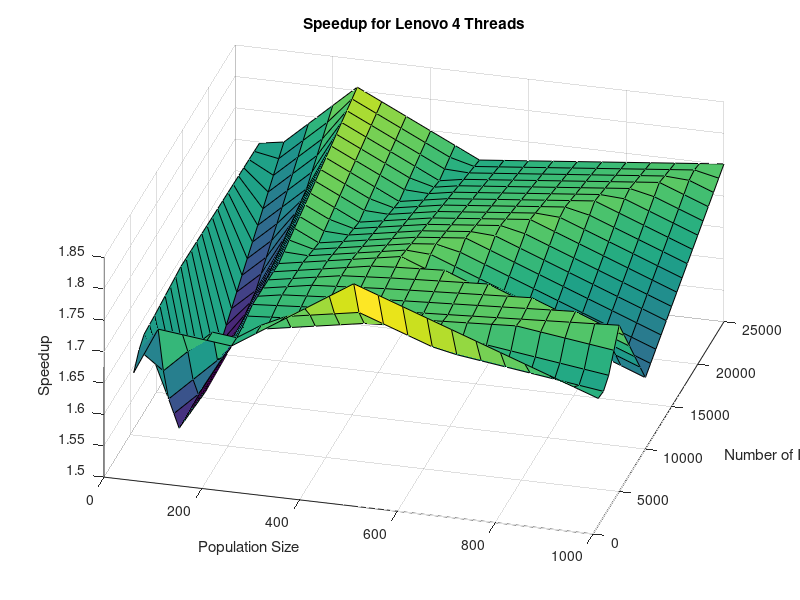

The MATLAB script that drew this image:
i=importdata('Results/eil_51/lenovo_v1-1_4thread.dat'); 



i = i(i(:,1)==4,:); % Select only sequential data points

x = i(:,2);
y = i(:,3);
z = i(:,5);

% scatter3(x,y,z);



[xi,yi] = meshgrid(0:50:1000, 0:1000:25000);
zi = griddata(x,y,z,xi,yi);
surf(xi,yi,zi);
xlabel('Population Size')
ylabel('Number of Iterations')
zlabel('Speedup')

view([15 45]);

title('Speedup for Lenovo 4 Threads');